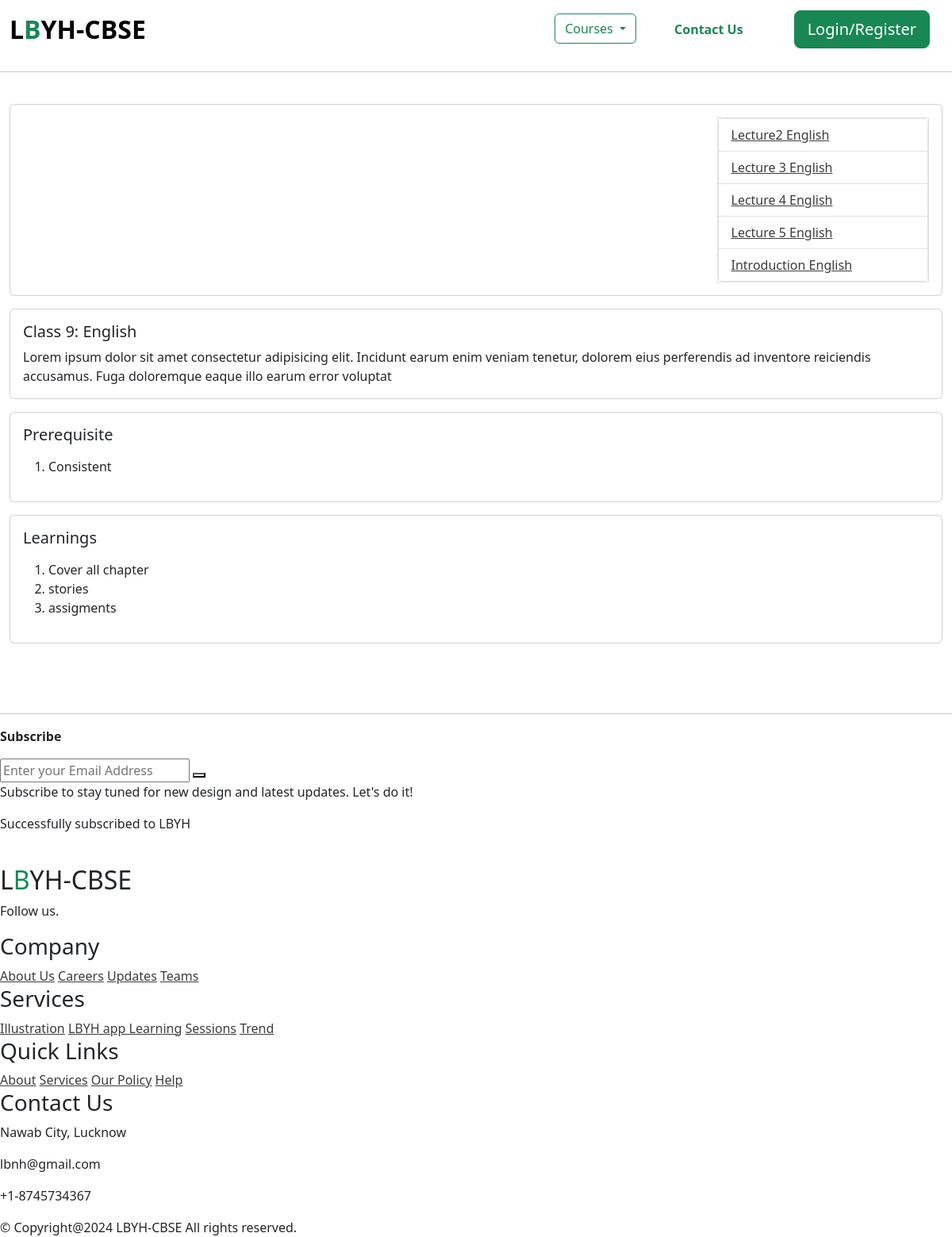
Page /course/english on the committed database.
### core/models.py (models this page shows, shortened)
class Video(models.Model):
    title = models.CharField(max_length=100, null=False)
    course = models.ForeignKey(Course, null=False, on_delete=models.CASCADE)
    serial_number = models.IntegerField(null=False)
    added = models.DateTimeField(auto_now_add=True)
    url = EmbedVideoField()
    is_preview = models.BooleanField(default=False)
    def __str__(self):
        return str(self.title)
    class Meta:
        ordering = ["-added"]

class Course(models.Model):
    name = models.CharField(max_length=50, null=True, unique=True)
    slug = models.CharField(max_length=50, null=True)
    description = models.CharField(max_length=200, null=True)
    price = models.IntegerField(null=False)
    discount = models.IntegerField(null=False, default=0)
    active = models.BooleanField(default=False)
    thumbnail = models.ImageField(upload_to="files/thumbnail")
    date = models.DateTimeField(auto_now_add=True)
    resource = models.FileField(upload_to="files/resource")
    length = models.IntegerField(null=False)

class CourseProperty(models.Model):
    description = models.CharField(max_length=100, null=False)
    course = models.ForeignKey(Course, null=False, on_delete=models.CASCADE)
    class Meta:
        abstract = True

class Prerequisite(CourseProperty):
    pass

class Learning(CourseProperty):
    pass

### core/views.py (the view)
# urls.py: path("course/<str:slug>", course, name="course"),
def course(request, slug):
    course = Course.objects.get(slug=slug)
    serial_number = request.GET.get("lecture")
    if serial_number is None:
        serial_number = 1
    video = Video.objects.get(serial_number=serial_number, course=course)
    context = {"course": course, "video": video}
    return render(request, "courses/page.html", context=context)

### core/templates/courses/page.html (shortened to what this page needs)
{% extends "base.html" %}
{% load embed_video_tags %}
{% load static %}
{% load course_custom_tags %}
{% block css %}
<link rel="stylesheet" href="{% static 'courses/css/scrollbar.css'%}">
<link rel="stylesheet" href="{% static 'courses/css/common.css'%}">
{% endblock %}
{% block content %}
<div class="">
    <div>
        <br>
        <div class="card p-3">
            <div class="row">
                <div class="col">
                </div>
                <div class="col-3">
                    <div class="border">
                        <ul id='video_list' class="list-group overflow-y-scroll">
                            {% for video in course.video_set.all %}
                            <li
                              class="list-group-item">
                              <a href="?lecture={{video.serial_number}}">{{video}}</a>
                            </li>
                            {% endfor %}
                          </ul>
                    </div>
                </div>
            </div>
        </div>
        <div class="mt-3">
            <div class="card">
                <div class="card-body">
                    <h5 class="card-title">{{course.name}}</h5>
                    <p class="card-text">{{course.description}}</p>
                </div>
            </div>
        </div>
        <div class="mt-3">
            <div class="card">
                <div class="card-body">
                    <h5 class="card-title">Prerequisite</h5>
                    <p class="card-text">
                    <ol>
                        {% for pre in course.prerequisite_set.all %}
                        <li class="">{{pre.description}}</li>
                        {% endfor %}
                    </ol>
                    </p>
                </div>
            </div>
        </div>
        <div class="mt-3">
            <div class="card">
                <div class="card-body">
                    <h5 class="card-title">Learnings</h5>
                    <p class="card-text">
                    <ol>
                        {% for l in course.learning_set.all %}
                        <li class="">{{l.description}}</li>
                        {% endfor %}
                    </ol>
                    </p>
                </div>
            </div>
        </div>
        <br>
        <br>
        <br>
    </div>
</div>
{% endblock %}

### static/courses/css/common.css (style rules this page uses)
.overflow-y-scroll { overflow-y: scroll; }

### core/templates/courses/page.html (style rules this page uses)
a { color: rgb(61, 59, 59); }

### rows in the picture
Video: title "Lecture2 English"
Video: title "Lecture 3 English"
Video: title "Lecture 4 English"
Video: title "Lecture 5 English"
Video: title "Introduction English"
Course: name "Class 9: English", description "Lorem ipsum dolor sit amet consectetur adipisicing elit. Incidunt earum enim veniam tenetur, dolorem eius perferendis ad inventore reiciendis accusamus. Fuga doloremque eaque illo earum error voluptat"
Prerequisite: description "Consistent"
Learning: description "Cover all chapter"
Learning: description "stories"
Learning: description "assigments"
